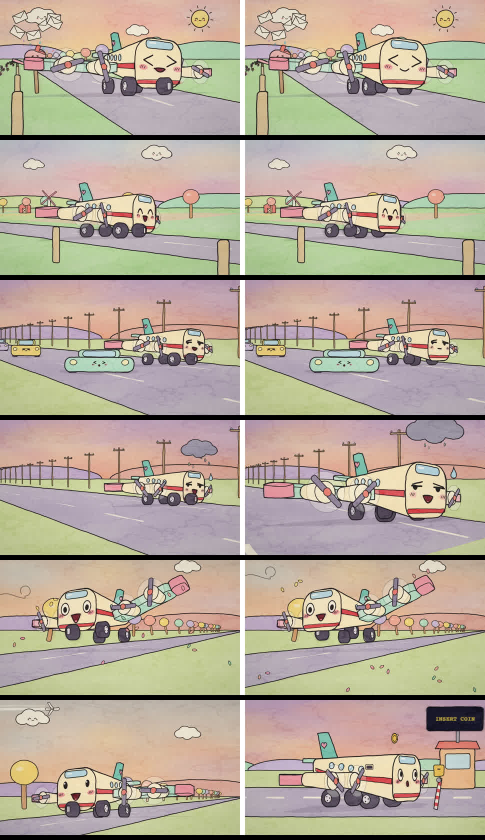
#> input picture kawaii_signoff.jpg, 970 x 1680 px (shown at 1/2 size)
$ python -i build.py   (imports and definitions only)
#> lines starting #> are read from the running program, lines starting #| are printed output that depends on the picture
#> further down, picture is the input picture: PIL image 970x1680 RGB; mean R, G, B 181.3, 168.6, 153.3
"""Build the dream-of-fire storyboard for hjeron_dark_blues: frames, contact sheet, STORYBOARD docs.

  python tools/build.py            # frames/shot_XX.jpg, frames/board.jpg, docs/STORYBOARD*.md

Free and local only: no Higgsfield calls. Real frames come from Hjeron's clips (read only); shots
with no real source frame get a placeholder card cut from the nearest inspiration image.

Lyrics never enter git. The shot data carries line tokens ({L14}); the script renders
docs/STORYBOARD.md with the real lines from the local lyrics file (gitignored) and
docs/STORYBOARD.public.md with [L14] tokens (committed).
Song frames are 24 fps, half-open [a, b). Source clips are 30 fps; src is seconds into the clip.
"""
import json
import os
import re

import cv2
import numpy as np
from PIL import Image, ImageDraw, ImageFont

HERE = os.path.dirname(os.path.abspath(__file__))
PROJ = os.path.dirname(HERE)
SU = "/Users/robin/Code/novadiem/indieagent/secondunit/"
FOOT = "/Users/robin/Code/novadiem/indieagent/viralvision/viralvision-worker/artists/mythmaker/footage/"
AUG = SU + "mv-projects/hjeron-dark-blues-augment/"
REF = SU + "hjeron-darkblues-ref/"
LYR = SU + "mv-projects/_hjeron-dream-of-fire/dream-of-fire.lyrics.txt"
FPS, TOTAL = 24, 2342
# [1 line not run here, left out]
FONT = "/System/Library/Fonts/Supplemental/Arial Bold.ttf"
FONT_R = "/System/Library/Fonts/Supplemental/Arial.ttf"

sys_path = os.path.join(HERE, "shots.py")
# [1 line not run here, left out]


def t(f):
    return f / FPS


# [17 lines left out: functions clip_frame, video_frame, not called in this run]


def crop916(im, cx=0.5, cy=0.5):
#> called with cx = 0.5, cy = 0.5
    w, h = im.size
#> w = 970; h = 1680
    if w / h > 9 / 16:
        nw = round(h * 9 / 16)
#> nw = 945
        x0 = int(min(max(cx * w - nw / 2, 0), w - nw))
#> x0 = 12
        im = im.crop((x0, 0, x0 + nw, h))
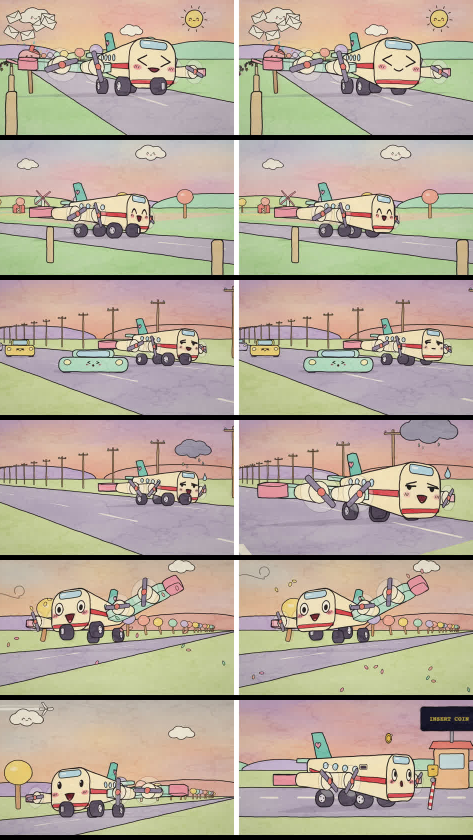
#> im: PIL image 945x1680 RGB (shown at 1/2 size); mean R, G, B 181.4, 168.7, 153.5
    else:
        nh = round(w * 16 / 9)
        y0 = int(min(max(cy * h - nh / 2, 0), h - nh))
        im = im.crop((0, y0, w, y0 + nh))
    return im.resize((540, 960), Image.LANCZOS)
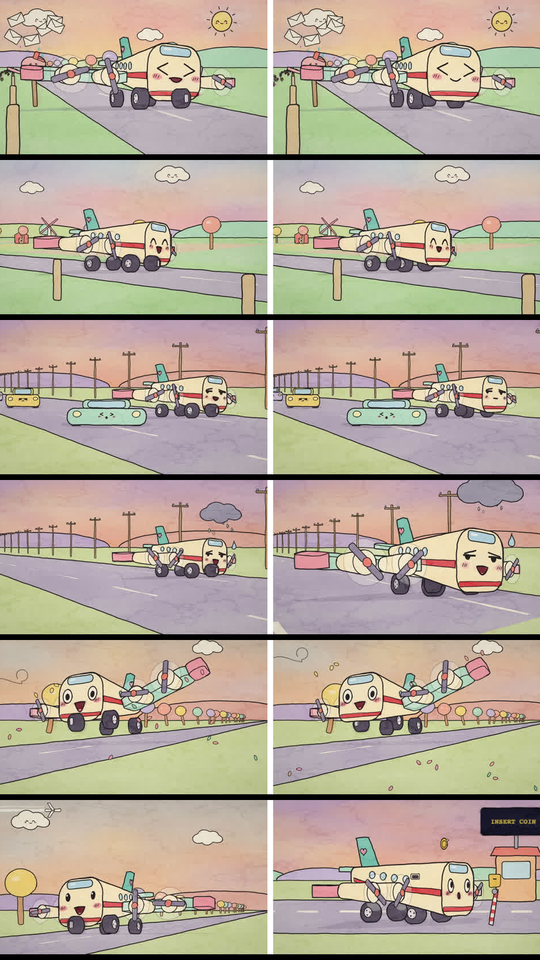
#> returned value: PIL image 540x960 RGB; mean R, G, B 181.5, 168.8, 153.5


# [47 lines left out: functions caption, wrap, still, not called in this run]


def lyric_lines():
    lines = [ln.strip() for ln in open(LYR) if ln.strip() and not ln.startswith("#")]
    return {f"L{i + 1}": ln for i, ln in enumerate(lines[:25])}


# [4 lines left out: function render_tokens, not called in this run]


def ai_frames(s):
    return 0 if s["type"] == "REAL" else s["b"] - s["a"]


# [112 lines left out: functions check, board, main, shot_docs, totals_doc, not called in this run]


# [2 lines not run here, left out]

>>> from PIL import Image
>>> picture = Image.open('../kawaii_signoff.jpg')
>>> result = crop916(picture)
